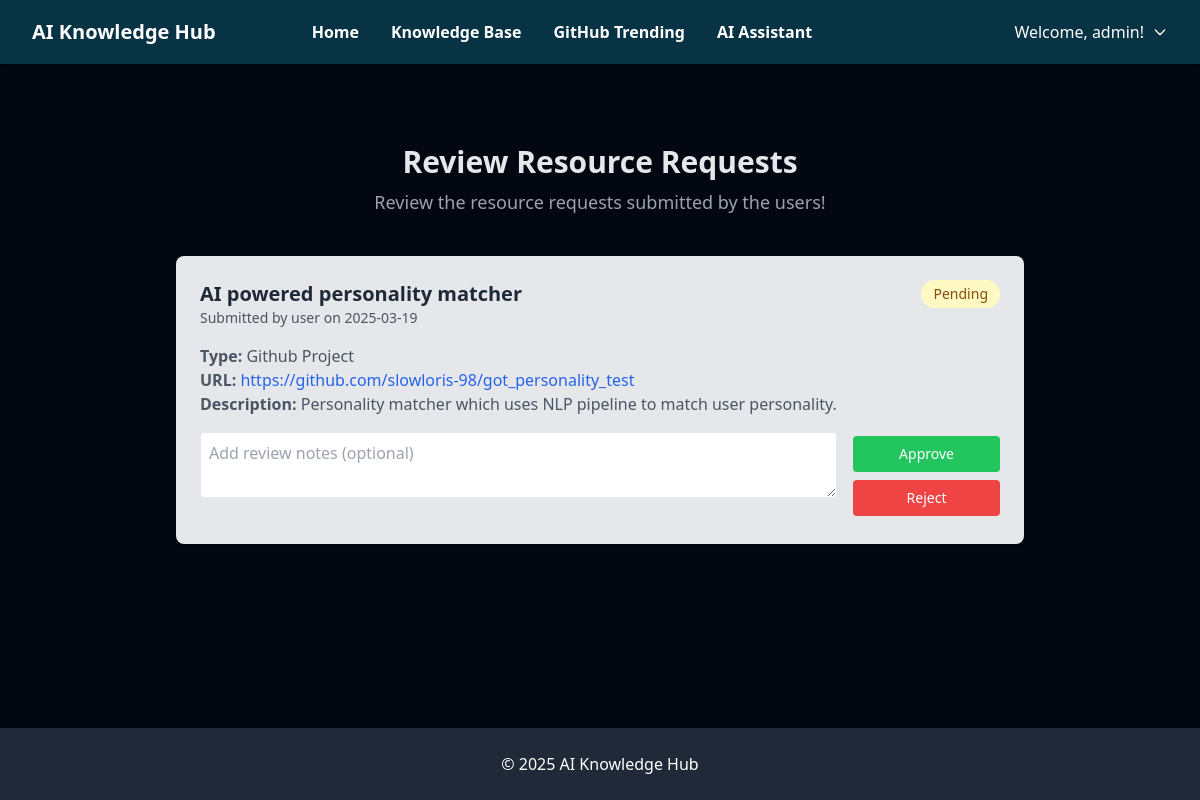
The page /review-requests (signed in) on the database as committed earlier.
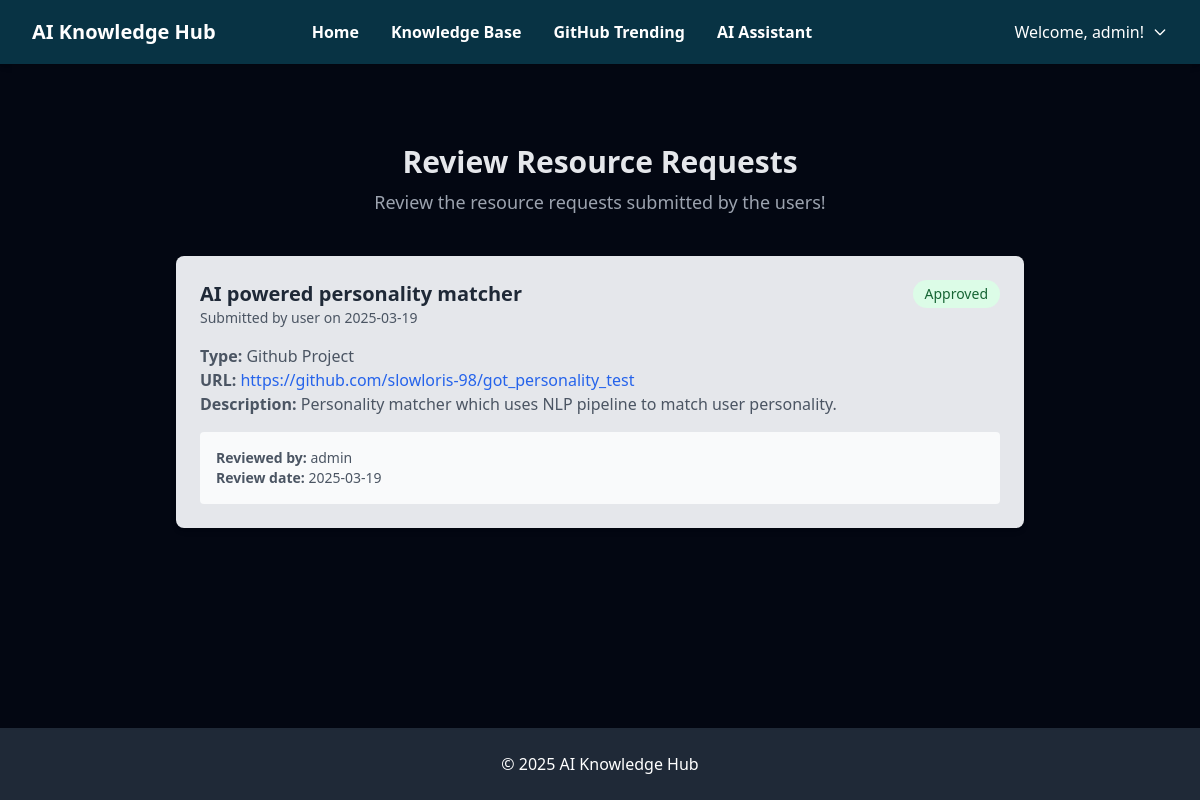
The same page on the database as committed later.
### models.py (models this page shows, shortened)
class ResourceRequest(db.Model):
    id = db.Column(db.Integer, primary_key=True)
    title = db.Column(db.String(200), nullable=False)
    url = db.Column(db.String(500), nullable=False)
    description = db.Column(db.Text)
    resource_type = db.Column(db.String(50), nullable=False)  # 'course', 'handbook', 'github_project', 'research_paper', 'blog'
    status = db.Column(db.String(20), default='pending')  # 'pending', 'approved', 'rejected'
    submitted_by = db.Column(db.Integer, db.ForeignKey('user.id'), nullable=False)
    submitted_at = db.Column(db.DateTime, default=datetime.utcnow)
    reviewed_at = db.Column(db.DateTime)
    reviewed_by = db.Column(db.Integer, db.ForeignKey('user.id'))
    review_notes = db.Column(db.Text)
    submitter = db.relationship('User', foreign_keys=[submitted_by])
    reviewer = db.relationship('User', foreign_keys=[reviewed_by])

class User(UserMixin, db.Model):
    id = db.Column(db.Integer, primary_key=True)
    username = db.Column(db.String(80), unique=True, nullable=False)
    email = db.Column(db.String(120), unique=True, nullable=False)
    password_hash = db.Column(db.String(128))
    is_admin = db.Column(db.Boolean, default=False)
    created_at = db.Column(db.DateTime, default=datetime.utcnow)
    bookmarks = db.relationship('Bookmark', backref='user', lazy=True)

### app.py (the view)
@app.route('/review-requests')
@admin_required
def review_requests():
    requests = ResourceRequest.query.order_by(ResourceRequest.submitted_at.desc()).all()
    return render_template('review_requests.html', requests=requests)

### app.py (called while the page is built)
@login_manager.user_loader
def load_user(user_id):
    return User.query.get(int(user_id))

def admin_required(f):
    @wraps(f)
    def decorated_function(*args, **kwargs):
        if 'user_id' not in session:
            return redirect(url_for('login'))
        user = User.query.get(session['user_id'])
        if not user or not user.is_admin:
            flash('You need admin privileges to access this page.')
            return redirect(url_for('index'))
        return f(*args, **kwargs)
    return decorated_function

### templates/review_requests.html (shortened to what this page needs)
{% extends "base.html" %}
{% block content %}
<div class="max-w-4xl mx-auto p-6">
    <div class="text-center mb-10 pt-6">
        <h1 class="text-3xl font-bold text-gray-200">Review Resource Requests</h1>
        <p class="text-lg text-gray-400 mt-2">Review the resource requests submitted by the users!</p>
    </div>
    {% if requests %}
        {% for request in requests %}
        <div class="bg-gray-200 shadow-md rounded-lg p-6 mb-6">
            <div class="flex justify-between items-start mb-4">
                <div>
                    <h2 class="text-xl font-semibold text-gray-800">{{ request.title }}</h2>
                    <p class="text-sm text-gray-600">Submitted by {{ request.submitter.username }} on {{ request.submitted_at.strftime('%Y-%m-%d') }}</p>
                </div>
                <span class="px-3 py-1 rounded-full text-sm
                    {% if request.status == 'pending' %}bg-yellow-100 text-yellow-800
                    {% elif request.status == 'approved' %}bg-green-100 text-green-800
                    {% else %}bg-red-100 text-red-800{% endif %}">
                    {{ request.status.title() }}
                </span>
            </div>
            <div class="mb-4">
                <p class="text-gray-600"><strong>Type:</strong> {{ request.resource_type.replace('_', ' ').title() }}</p>
                <p class="text-gray-600"><strong>URL:</strong> <a href="{{ request.url }}" class="text-blue-600 hover:underline" target="_blank">{{ request.url }}</a></p>
                <p class="text-gray-600"><strong>Description:</strong> {{ request.description }}</p>
            </div>
            {% if request.status == 'pending' %}
            <form method="POST" action="{{ url_for('review_request', request_id=request.id) }}" class="flex gap-4">
                <div class="flex-grow">
                    <textarea name="review_notes" placeholder="Add review notes (optional)"
                              class="w-full p-2 border rounded"></textarea>
                </div>
                <div class="gap-2">
                    <button type="submit" name="action" value="approve"
                            class="bg-green-500 hover:bg-green-700 text-white text-sm my-1 py-2 px-3 rounded w-full">
                        Approve
                    </button>
                    <button type="submit" name="action" value="reject"
                            class="bg-red-500 hover:bg-red-700 text-white text-sm my-1 py-2 px-3 rounded w-full">
                        Reject
                    </button>
                </div>
            </form>
            {% else %}
            <div class="bg-gray-50 p-4 rounded">
                <p class="text-sm text-gray-600">
                    <strong>Reviewed by:</strong> {{ request.reviewer.username }}<br>
                    <strong>Review date:</strong> {{ request.reviewed_at.strftime('%Y-%m-%d') }}<br>
                </p>
            </div>
            {% endif %}
        </div>
        {% endfor %}
    {% else %}
        <div class="bg-white shadow-md rounded-lg p-6 text-center">
            <p class="text-gray-600">No resource requests to review.</p>
        </div>
    {% endif %}
</div>
{% endblock %}

Rows that differ between the two databases and show on the page:
changed ResourceRequest "AI powered personality matcher": status "Pending" → "Approved"; reviewer.username (not shown) → "admin"; reviewed_at (not shown) → "2025-03-19"; status "Approve Reject" → "Reviewed by: Review date:"
